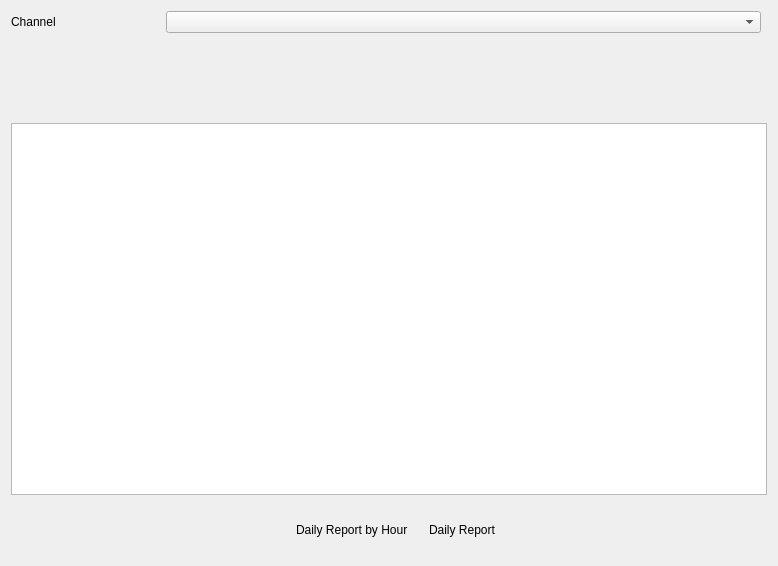
<?xml version="1.0" encoding="UTF-8"?>
<ui version="4.0">
 <class>PeopleCountingCameraResult</class>
 <widget class="QWidget" name="PeopleCountingCameraResult">
  <property name="geometry">
   <rect>
    <x>0</x>
    <y>0</y>
    <width>778</width>
    <height>566</height>
   </rect>
  </property>
  <property name="windowTitle">
   <string>Form</string>
  </property>
  <layout class="QVBoxLayout" name="verticalLayout">
   <item>
    <layout class="QGridLayout" name="gridLayout_3">
     <property name="topMargin">
      <number>0</number>
     </property>
     <property name="verticalSpacing">
      <number>10</number>
     </property>
     <item row="3" column="0" colspan="2">
      <widget class="QWidget" name="widgetGrid" native="true">
       <property name="sizePolicy">
        <sizepolicy hsizetype="Expanding" vsizetype="Expanding">
         <horstretch>0</horstretch>
         <verstretch>1</verstretch>
        </sizepolicy>
       </property>
       <layout class="QGridLayout" name="gridLayout">
        <property name="leftMargin">
         <number>0</number>
        </property>
        <property name="topMargin">
         <number>0</number>
        </property>
        <property name="rightMargin">
         <number>0</number>
        </property>
        <property name="bottomMargin">
         <number>0</number>
        </property>
        <item row="0" column="0">
         <widget class="DrawView" name="graphicsView"/>
        </item>
       </layout>
      </widget>
     </item>
     <item row="0" column="0">
      <widget class="QWidget" name="widgetChannel" native="true">
       <property name="minimumSize">
        <size>
         <width>0</width>
         <height>0</height>
        </size>
       </property>
       <layout class="QHBoxLayout" name="horizontalLayout">
        <property name="leftMargin">
         <number>0</number>
        </property>
        <property name="topMargin">
         <number>0</number>
        </property>
        <property name="rightMargin">
         <number>0</number>
        </property>
        <property name="bottomMargin">
         <number>0</number>
        </property>
        <item>
         <widget class="QLabel" name="labelChannel">
          <property name="sizePolicy">
           <sizepolicy hsizetype="Preferred" vsizetype="Preferred">
            <horstretch>1</horstretch>
            <verstretch>0</verstretch>
           </sizepolicy>
          </property>
          <property name="text">
           <string>Channel</string>
          </property>
         </widget>
        </item>
        <item>
         <widget class="ComboBox" name="comboBoxChannel">
          <property name="sizePolicy">
           <sizepolicy hsizetype="Preferred" vsizetype="Fixed">
            <horstretch>4</horstretch>
            <verstretch>0</verstretch>
           </sizepolicy>
          </property>
         </widget>
        </item>
       </layout>
      </widget>
     </item>
     <item row="2" column="0">
      <widget class="QWidget" name="widgetTop" native="true">
       <property name="minimumSize">
        <size>
         <width>0</width>
         <height>30</height>
        </size>
       </property>
       <layout class="QVBoxLayout" name="verticalLayout_2"/>
      </widget>
     </item>
     <item row="4" column="0">
      <widget class="QWidget" name="widgetBottom" native="true">
       <property name="minimumSize">
        <size>
         <width>0</width>
         <height>50</height>
        </size>
       </property>
       <layout class="QVBoxLayout" name="verticalLayout_4">
        <property name="spacing">
         <number>0</number>
        </property>
        <property name="leftMargin">
         <number>0</number>
        </property>
        <property name="topMargin">
         <number>0</number>
        </property>
        <property name="rightMargin">
         <number>0</number>
        </property>
        <property name="bottomMargin">
         <number>0</number>
        </property>
        <item>
         <layout class="QHBoxLayout" name="horizontalLayout_3">
          <item>
           <spacer name="horizontalSpacer">
            <property name="orientation">
             <enum>Qt::Horizontal</enum>
            </property>
            <property name="sizeHint" stdset="0">
             <size>
              <width>40</width>
              <height>20</height>
             </size>
            </property>
           </spacer>
          </item>
          <item>
           <widget class="QRadioButton" name="radioButtonHistogram">
            <property name="styleSheet">
             <string notr="true">border: 0px;
background-color: transparent;</string>
            </property>
            <property name="text">
             <string>Daily Report by Hour</string>
            </property>
           </widget>
          </item>
          <item>
           <widget class="QRadioButton" name="radioButtonHistogram2">
            <property name="styleSheet">
             <string notr="true">border: 0px;
background-color: transparent;</string>
            </property>
            <property name="text">
             <string>Daily Report</string>
            </property>
           </widget>
          </item>
          <item>
           <spacer name="horizontalSpacer_2">
            <property name="orientation">
             <enum>Qt::Horizontal</enum>
            </property>
            <property name="sizeHint" stdset="0">
             <size>
              <width>40</width>
              <height>20</height>
             </size>
            </property>
           </spacer>
          </item>
         </layout>
        </item>
       </layout>
      </widget>
     </item>
     <item row="1" column="0">
      <widget class="TabBar" name="tabBar" native="true">
       <property name="minimumSize">
        <size>
         <width>0</width>
         <height>30</height>
        </size>
       </property>
      </widget>
     </item>
    </layout>
   </item>
  </layout>
 </widget>
 <customwidgets>
  <customwidget>
   <class>TabBar</class>
   <extends>QWidget</extends>
   <header>tabbar.h</header>
   <container>1</container>
  </customwidget>
  <customwidget>
   <class>ComboBox</class>
   <extends>QComboBox</extends>
   <header>combobox.h</header>
  </customwidget>
  <customwidget>
   <class>DrawView</class>
   <extends>QGraphicsView</extends>
   <header>DrawView.h</header>
  </customwidget>
 </customwidgets>
 <resources/>
 <connections/>
</ui>
